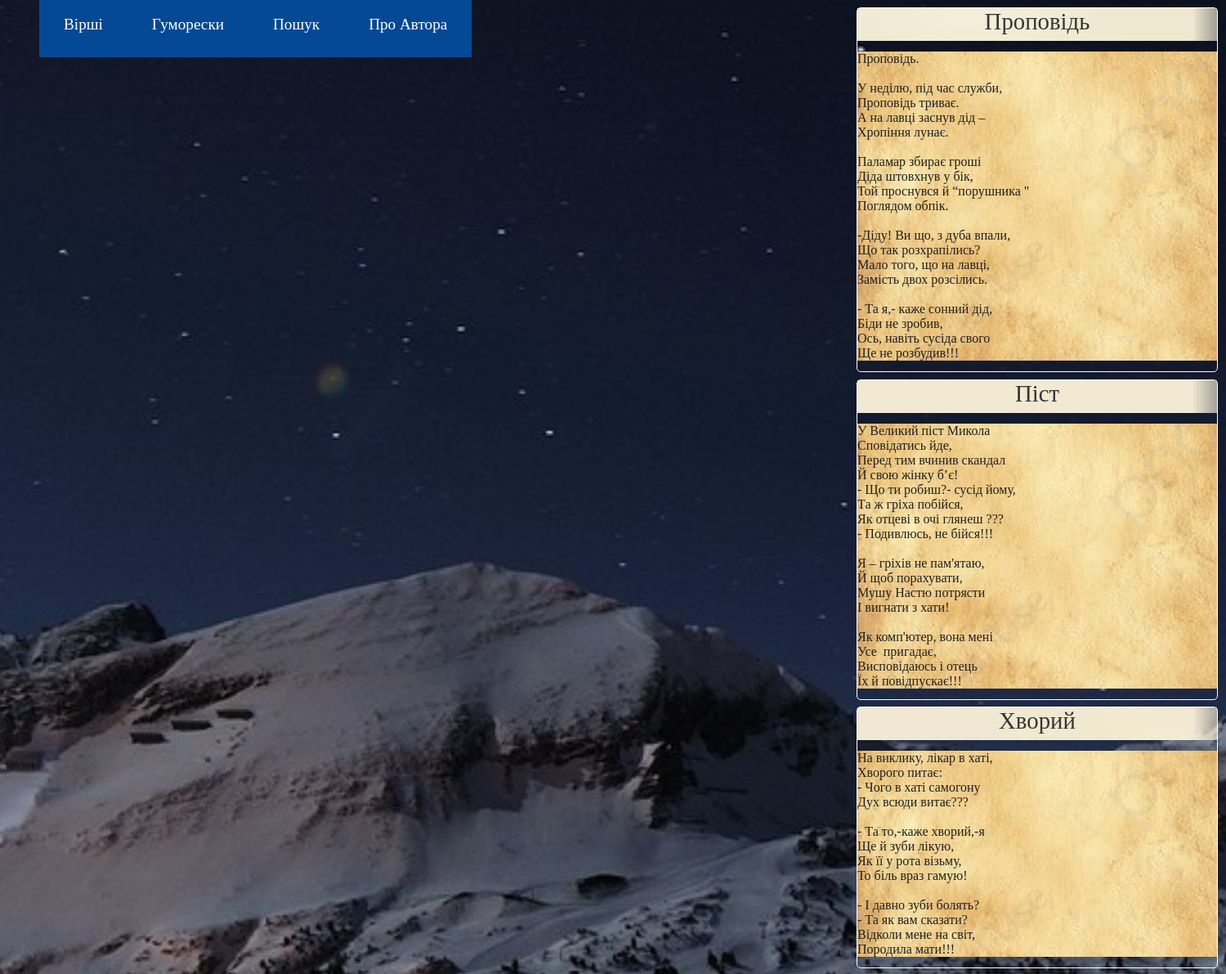
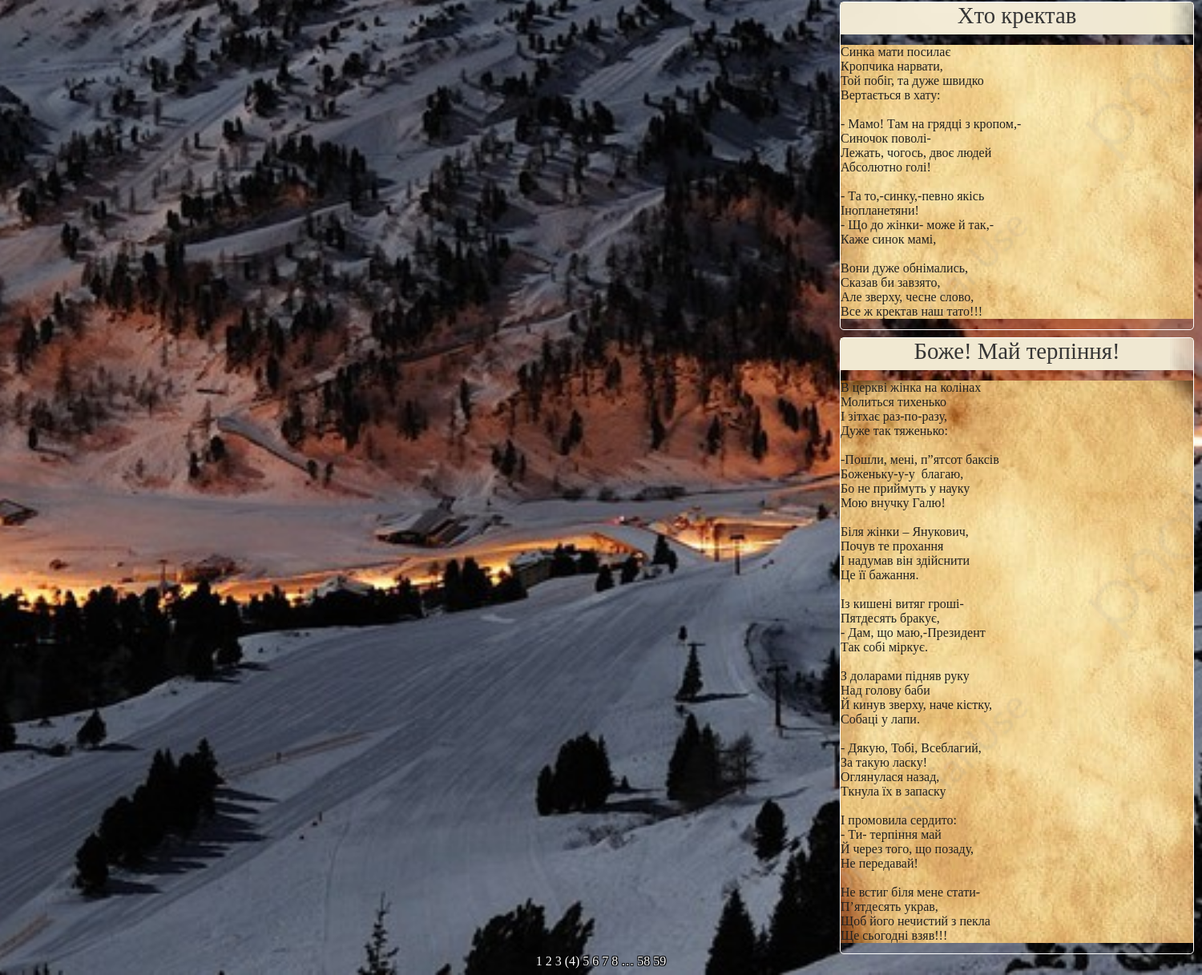
/humoresques/4, run on the app's committed database (2 pictures, top to bottom).
### app/models.py (models this page shows)
class Humoresque(db.Model):
    id = db.Column(db.Integer, primary_key=True)
    title = db.Column(db.String(20), unique=True)
    text = db.Column(db.String(1028), unique=True)

### app/routes.py (the view)
@app.route('/humoresques/<int:hum_page_num>')
def humoresques(hum_page_num):
    humoresques = Humoresque.query.paginate(per_page=5, page=hum_page_num, error_out=True)
    return render_template('humoresques.html', title='Гуморески',  humoresques=humoresques)

### app/templates/humoresques.html
{% extends "base.html" %}
{% block app_content %}
    {% for humoresque in humoresques.items %}
        {% include "_humoresque.html" %}
    {% endfor %}
    <div class="pagination-links">
    {% for page in humoresques.iter_pages() %}
        {% if page %}
            {% if page != humoresques.page %}
                <a href="{{ url_for('humoresques', hum_page_num=page) }}">{{ page }}</a>
            {% else %}
                <span style="color: white;">({{ page }})</span>
            {% endif %}
        {% else %}
            <span class=ellipsis style="color: white;">…</span>
        {% endif %}
    {% endfor %}
    </div>
{% endblock %}

### app/templates/base.html (shortened to what this page needs)
<html>
    <head>
        <link rel="stylesheet" href="{{ url_for('static', filename='styles.css') }}"/>
    </head>
    <body>
        <div id="navbar-container">
            <div id="navbar">
                <div class="link-div">
                    <nav>
                        <ul class="nav-links">
                            <li><a href="{{ url_for('poems', page_num=1) }}">Вірші</a></li>
                            <li><a href="{{ url_for('humoresques', hum_page_num=1) }}">Гуморески</a></li>
                            <li><a href="{{ url_for('search') }}">Пошук</a></li>
                            <li><a href="{{ url_for('about') }}">Про Автора</a></li>
                        </ul>
                    </nav>
                </div>
            </div>
        </div>
        <div id="page_container">
            {% block content %}
            <div class="container-fluid" style="margin-top: 100px;">
                {% block app_content %}{% endblock %}
            </div>
            {% endblock %}
        </div>
    </body>
</html>

### app/templates/_humoresque.html
{% extends "base.html" %}
{% block app_content %}
    <div id="poem-container">
        <div id="title">{{humoresque.title}}</div>
        <pre><div id="text">{{humoresque.text}}</div></pre>
    </div>
{% endblock %}

### app/static/styles.css (style rules this page uses)
#poem-container { width: 440px; border: 1px solid white; color: white; margin-left: 65rem; margin-top: -5.7rem; border-radius: 5px; }
#title { width: 100%; height: 40px; background: url('/static/title_bg.jpg') no-repeat center center fixed; -webkit-background-size: cover; -moz-background-size: cover; -o-background-size: cover; background-size: cover; font-family: 'Lobster Two', cursive; font-size: 1.8rem; color: #353535; text-align: center; }
#text { background: url('/static/poem_bg.jpg') no-repeat center center; width: 100%; -webkit-background-size: cover; -moz-background-size: cover; -o-background-size: cover; background-size: cover; font-family: 'Lobster Two', cursive ; font-size: 1rem; color: #212121; }
#navbar-container { position: absolute; top: 0; height: 100px; width: 50%; }
#navbar { position: fixed; display: flex; justify-content: space-between; align-items: center; font-size: 1.2rem; margin-bottom: 100px; }
a { text-decoration: none; color: white; }
body { background: url('/static/night-mnt.jpg') no-repeat center center fixed; -webkit-background-size: cover; -moz-background-size: cover; -o-background-size: cover; background-size: cover; font-family: 'Lobster Two', cursive; }
.nav-links { display: flex; list-style: none; }
.nav-links a { padding: 30px; margin-right: 0px; background: rgb(4, 73, 150); transition: 0.3s ease-out; }
.pagination-links { text-align: center; text-shadow: -1px -1px 0 #000, 1px -1px 0 #000, -1px 1px 0 #000, 1px 1px 0 #000; float: bottom 0; }

### data on the page
Humoresque: title "Проповідь", text "Проповідь. У неділю, під час служби, Проповідь триває. А на лавці заснув дід – Хропіння лунає. Паламар збирає гроші Діда штовхнув у бік, Той проснувся й “порушника \" Поглядом обпік. -Діду! Ви що, з дуба впали, Що так розхрапілись? Мало того, що на лавці, Замість двох розсілись. - Та я,- каже сонний дід, Біди не зробив, Ось, навіть сусіда свого Ще не розбудив!!!"
Humoresque: title "Піст", text "У Великий піст Микола Сповідатись йде, Перед тим вчинив скандал Й свою жінку б’є! - Що ти робиш?- сусід йому, Та ж гріха побійся, Як отцеві в очі глянеш ??? - Подивлюсь, не бійся!!! Я – гріхів не пам'ятаю, Й щоб порахувати, Мушу Настю потрясти І вигнати з хати! Як комп'ютер, вона мені Усе пригадає, Висповідаюсь і отець Їх й повідпускає!!!"
Humoresque: title "Хворий", text "На виклику, лікар в хаті, Хворого питає: - Чого в хаті самогону Дух всюди витає??? - Та то,-каже хворий,-я Ще й зуби лікую, Як її у рота візьму, То біль враз гамую! - І давно зуби болять? - Та як вам сказати? Відколи мене на світ, Породила мати!!!"
Humoresque: title "Хто кректав", text "Синка мати посилає Кропчика нарвати, Той побіг, та дуже швидко Вертається в хату: - Мамо! Там на грядці з кропом,- Синочок поволі- Лежать, чогось, двоє людей Абсолютно голі! - Та то,-синку,-певно якісь Інопланетяни! - Що до жінки- може й так,- Каже синок мамі, Вони дуже обнімались, Сказав би завзято, Але зверху, чесне слово, Все ж кректав наш тато!!!"
Humoresque: title "Боже! Май терпіння!", text "В церкві жінка на колінах Молиться тихенько І зітхає раз-по-разу, Дуже так тяженько: -Пошли, мені, п”ятсот баксів Боженьку-у-у благаю, Бо не приймуть у науку Мою внучку Галю! Біля жінки – Янукович, Почув те прохання І надумав він здійснити Це її бажання. Із кишені витяг гроші- Пятдесять бракує, - Дам, що маю,-Президент Так собі міркує. З доларами підняв руку Над голову баби Й кинув зверху, наче кістку, Собаці у лапи. - Дякую, Тобі, Всеблагий, За такую ласку! Оглянулася назад, Ткнула їх в запаску І промовила сердито: - Ти- терпіння май Й через того, що позаду, Не передавай! Не встиг біля мене стати- П’ятдесять украв, Щоб його нечистий з пекла Ще сьогодні взяв!!!"

### other printed values
{{ page }} "1" "2" "3" "5" "6" "7" "8" "58" "59"
{{ page }} "4"
